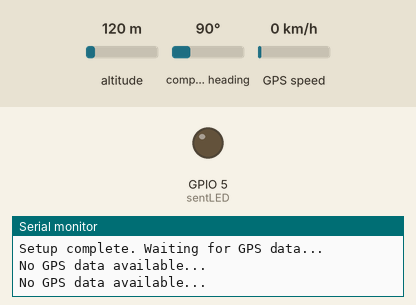
Recording of a sketch running on a simulated ESP32. On the bench: output pins drawn as LEDs (lit = HIGH), the last lines printed to the serial monitor. The test bench sets the inputs (shaded band); at power-on: altitude 120 m, compass heading 90°, GPS speed 0 km/h. The GPS gets a fix after 3 s at 37.7749, -122.4194 with 8 satellites; the modem accepts every AT command (registered, SIM ready, sends succeed) and sends nothing else.

Above: at 2.2 s.
At 3.43 s:
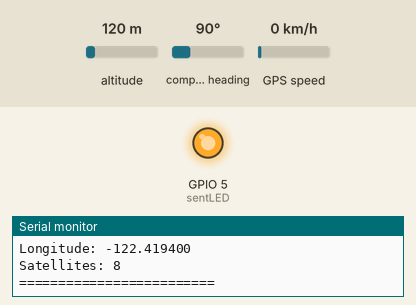
Timing chart, 0 to 7.8 s (numbered marks = the images above):
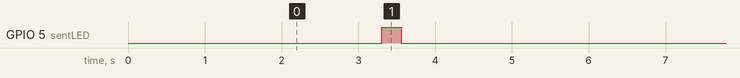

Measured:
- by itself, GPIO 5 (sentLED): alternates HIGH for 0.25 s and LOW for 4.8 s

The sketch:

Transmitter.ino
```cpp
#include <TinyGPS++.h>

#define RXD2 2  // LoRa RX pin
#define TXD2 3  // LoRa TX pin
#define sentLED 5

#define RXD_GPS 8 // GPS RX pin (connect to TX of GPS module)
#define TXD_GPS 9 // GPS TX pin (connect to RX of GPS module)

// Hardware serial for LoRa
HardwareSerial SerialLoRa(2); // Use UART2 for LoRa
// Hardware serial for GPS
HardwareSerial SerialGPS(1);  // Use UART1 for GPS

TinyGPSPlus gps; // Create TinyGPS++ object

void setup() {
    pinMode(sentLED, OUTPUT);

    Serial.begin(115200);      // Serial Monitor (for debugging)
    SerialLoRa.begin(115200, SERIAL_8N1, RXD2, TXD2); // LoRa communication
    SerialGPS.begin(9600, SERIAL_8N1, RXD_GPS, TXD_GPS); // GPS communication

    Serial.println("Setting up LoRa module...");
    delay(10);

    // Configure LoRa module
    SerialLoRa.print("AT+RESET\r\n");
    delay(250);
    SerialLoRa.print("AT+IPR=115200\r\n");
    delay(250);
    SerialLoRa.print("AT+NETWORKID=5\r\n");
    delay(250);
    SerialLoRa.print("AT+ADDRESS=1\r\n");
    delay(250);
    SerialLoRa.print("AT+BAND=915000000\r\n");
    delay(250);

    Serial.println("Setup complete. Waiting for GPS data...");
}

void loop() {
    // Process incoming GPS data
    while (SerialGPS.available() > 0) {
        char incomingChar = SerialGPS.read();
        gps.encode(incomingChar); // Parse each incoming character
    }

    // Check if a valid location is available
    if (gps.location.isUpdated()) {
        // Extract GPS data
        double decimalLat = gps.location.lat(); // Latitude in decimal degrees
        double decimalLon = gps.location.lng(); // Longitude in decimal degrees
        int numSatellites = gps.satellites.value(); // Number of satellites

        // Debug: Print the data being sent
        Serial.println("=== Transmitting Data ===");
        Serial.println("Latitude: " + String(decimalLat, 6));
        Serial.println("Longitude: " + String(decimalLon, 6));
        Serial.println("Satellites: " + String(numSatellites));
        Serial.println("=========================");

        // Format data as "lat,lon,satellites"
        String gpsData = String(decimalLat, 6) + "," + String(decimalLon, 6) + "," + String(numSatellites);

        // Send GPS data via LoRa
        SerialLoRa.print("AT+SEND=2,");
        SerialLoRa.print(gpsData.length());
        SerialLoRa.print(",");
        SerialLoRa.print(gpsData);
        SerialLoRa.print("\r\n");

        // Indicate data sent with LED blink
        digitalWrite(sentLED, HIGH);
        delay(250);
        digitalWrite(sentLED, LOW);

        delay(4750); // Short delay between transmissions
    } else {
        // Indicate no new GPS data
        Serial.println("No GPS data available...");
        delay(500);
    }
}
```
